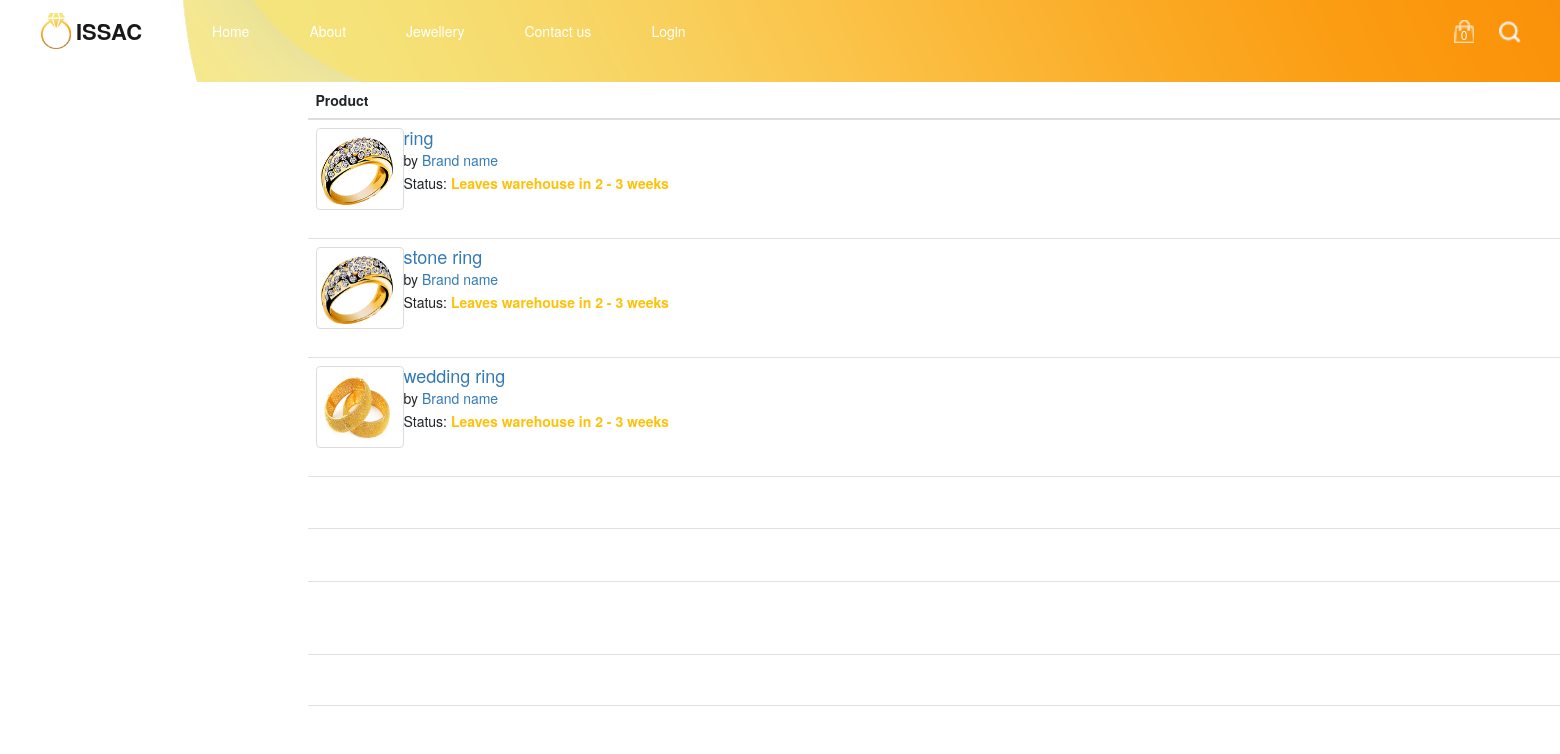
The app's page /cart/ (signed in) with its own data.
### app/models.py (models this page shows)
class Cart(models.Model):
        quantity  = models.PositiveIntegerField(default=1)
        user=models.ForeignKey(User,on_delete=models.CASCADE,blank=True,null=True)
        items = models.ForeignKey(items,on_delete=models.CASCADE,blank=True,null=True)

class items(models.Model):
    name = models.CharField(max_length=15)
    price = models.IntegerField()
    desc = models.CharField(max_length=150)
    image = models.ImageField(upload_to='static/new',null=True,blank=True)
    type = models.CharField(choices=ITEM_CHOICES,max_length=20)

### app/views.py (the view)
# urls.py: path('cart/',views.showcart,name='cart'),
def showcart(request):
     if request.user.is_authenticated:
         user=request.user
         show_id = request.GET.get('show_id')
         cart=Cart.objects.filter(user=user)
         amount=0.0
         shipping_amount=120.0
         totalamount = 0.0
         cart_items = [p for p in Cart.objects.all() if p.user == user  ]
         if cart_items:
            for p in cart_items:
                 tempamount=(p.quantity * p.items.price )
                 amount += tempamount
                 totalamount = amount + shipping_amount
            return render(request,'cart.html',{"carts":cart,"amount":amount,"totalamount":totalamount})
         else:
             return render(request,'emptycart.html')

### templates/cart.html (shortened to what this page needs)
<!DOCTYPE html>
<html lang="en">
<head>
  {% load static %}
  <link rel="stylesheet" type="text/css"
    href="https://cdnjs.cloudflare.com/ajax/libs/OwlCarousel2/2.1.3/assets/owl.carousel.min.css" />
  <link rel="stylesheet" href="https://cdn.jsdelivr.net/npm/bootstrap-icons@1.9.1/font/bootstrap-icons.css">
  <link href="https://cdn.jsdelivr.net/npm/bootstrap@5.2.1/dist/css/bootstrap.min.css" rel="stylesheet"
>
  <link rel="stylesheet" type="text/css" href="{% static 'css/bootstrap.css'%}" />
  <link href="{% static 'css/style.css'%}" rel="stylesheet" />
  <link href="{% static 'css/responsive.css'%}" rel="stylesheet" />
  <link rel="stylesheet" href="https://cdn.jsdelivr.net/npm/bootstrap-icons@1.9.1/font/bootstrap-icons.css">
  <link href="https://cdn.jsdelivr.net/npm/bootstrap@5.2.1/dist/css/bootstrap.min.css" rel="stylesheet"
>
  <link href="//netdna.bootstrapcdn.com/bootstrap/3.0.0/css/bootstrap.min.css" rel="stylesheet" id="bootstrap-css">
</head>
<body class="sub_page">
  <div class="hero_area">
    <header class="header_section">
      <div class="container-fluid">
        <nav class="navbar navbar-expand-lg custom_nav-container ">
          <a class="navbar-brand" href="index.html">
            <img src="{% static 'images/logo.png'%}" alt="">
            <span>
              ISSAC
            </span>
          </a>
          <div class="collapse navbar-collapse" id="navbarSupportedContent">
            <div class="d-flex ml-auto flex-column flex-lg-row align-items-center">
              <ul class="navbar-nav  ">
                <li class="nav-item active">
                  <a class="nav-link" href="{% url 'index' %}">Home <span class="sr-only">(current)</span></a>
                </li>
                <li class="nav-item">
                  <a class="nav-link" href="{% url 'about' %}"> About</a>
                </li>
                <li class="nav-item">
                  <a class="nav-link" href="{% url 'jewellery' %}">Jewellery </a>
                </li>
                <li class="nav-item">
                  <a class="nav-link" href="{% url 'contact' %}">Contact us</a>
                </li>
                <li class="nav-item">
                  <a class="nav-link" href="{% url 'login' %}">Login</a>
                </li>
              </ul>
            </div>
          </div>
          <div class="quote_btn-container ">
            <a href="">
              <img src="{% static 'images/cart.png' %}" alt="">
              <div class="cart_number">
                0
              </div>
            </a>
            <form class="form-inline">
              <button class="btn  my-2 my-sm-0 nav_search-btn" type="submit"></button>
            </form>
          </div>
        </nav>
      </div>
    </header>
  </div>
  <div class="container">
    <div class="row">
      <div class="col-sm-12 col-md-10 col-md-offset-1">
        <table class="table table-hover">
          <thead>
            <tr>
              <th>Product</th>
            </tr>
          </thead>
          <tbody>
            {% for cart in carts %}
            <tr>
              <td class="col-md-6">
                <div class="media">
                  <a class="thumbnail pull-left" href="#"> <img class="media-object" src="{{cart.items.image.url}}"
                      style="width: 72px; height: 72px;"> </a>
                  <div class="media-body">
                    <h4 class="media-heading"><a href="#">{{cart.items.name}}</a></h4>
                    <h5 class="media-heading"> by <a href="#">Brand name</a></h5>
                    <span>Status: </span><span class="text-warning"><strong>Leaves warehouse in 2 - 3
                        weeks</strong></span>
                  </div>
                </div>
              </td>
            </tr>
            {% endfor %}
            <tr>
              <td>   </td>
            </tr>
            <tr>
              <td>   </td>
            </tr>
            <tr>
              <td>   </td>
            </tr>
            <tr>
              <td>   </td>
            </tr>
          </tbody>
        </table>
      </div>
    </div>
  </div>
</body>
</html>

### static/css/style.css (style rules this page uses)
body { font-family: "Poppins", sans-serif; color: #0c0c0c; background-color: #ffffff; }
.hero_area { height: 100vh; position: relative; background-image: url(../images/hero-bg.png); background-size: cover; background-position: bottom right; background-repeat: no-repeat; }
.sub_page .hero_area { height: auto; background-position: top right; }
.header_section .container-fluid { padding-right: 25px; padding-left: 25px; }
.custom_nav-container.navbar-expand-lg .navbar-nav .nav-link { padding: 10px 30px; color: #ffffff; text-align: center; }
a, a:hover, a:focus { text-decoration: none; }
.btn, .btn:focus { outline: none !important; -webkit-box-shadow: none; box-shadow: none; }
.custom_nav-container .nav_search-btn { background-image: url(../images/search-icon.png); background-size: 22px; background-repeat: no-repeat; background-position-y: 7px; width: 35px; height: 35px; padding: 0; border: none; }
.navbar-brand { display: -webkit-box; display: -ms-flexbox; display: flex; -webkit-box-align: center; -ms-flex-align: center; align-items: center; }
.navbar-brand img { width: 30px; margin-right: 5px; }
.navbar-brand span { font-size: 22px; font-weight: 700; color: #191919; text-transform: uppercase; }
.custom_nav-container { z-index: 99999; padding: 5px 0; }
.quote_btn-container { display: -webkit-box; display: -ms-flexbox; display: flex; -webkit-box-align: center; -ms-flex-align: center; align-items: center; }
.quote_btn-container a { color: #000000; position: relative; }
.quote_btn-container a .cart_number { position: absolute; top: 68%; left: 50%; -webkit-transform: translate(-50%, -50%); transform: translate(-50%, -50%); color: #ffffff; font-size: 12px; }
.quote_btn-container a img { width: 20px; margin: 0 25px; }

### static/css/responsive.css (style rules this page uses)
@media (min-width: 1200px) { .container { max-width: 1170px; } }

### records on screen
Cart: items.image (picture), items.name "ring"
Cart: items.image (picture), items.name "stone ring"
Cart: items.image (picture), items.name "wedding ring"
